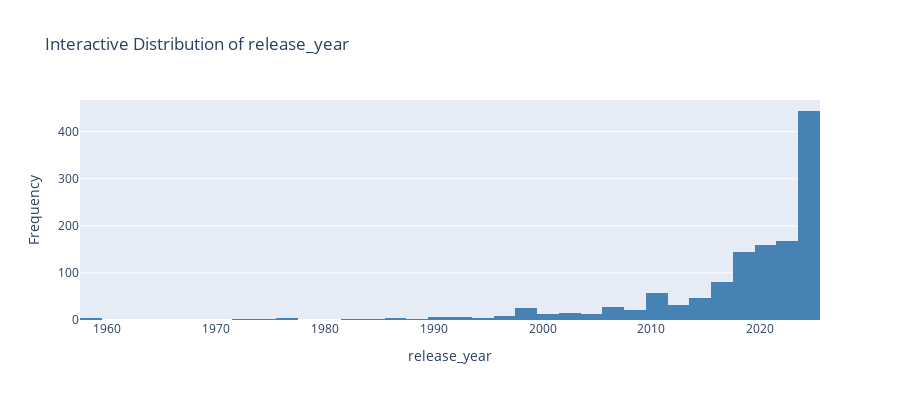
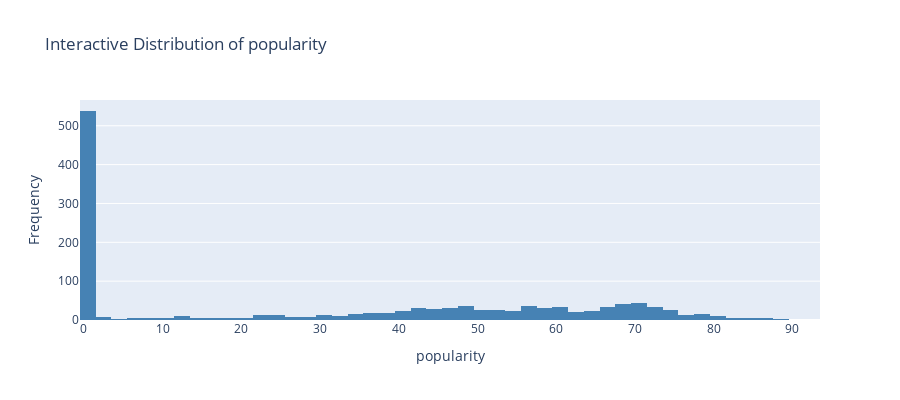
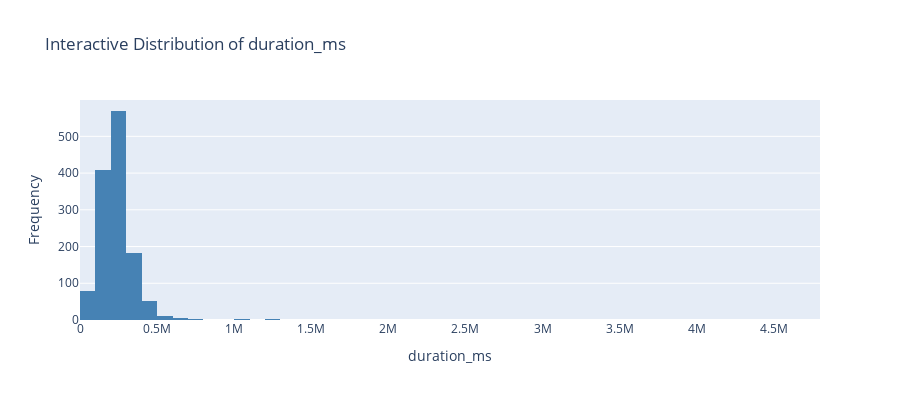
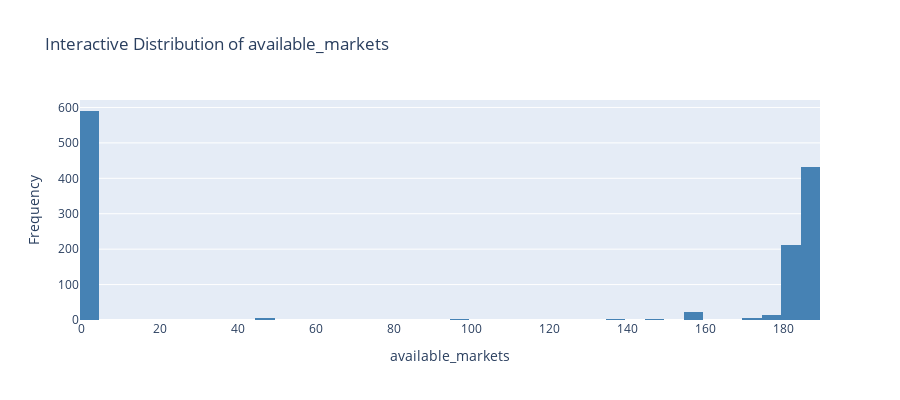

These figures' notebook cell, in order:
### Markdown cell above
### 5.4 Interactive Distribution Plots with Plotly

### Code cell
# Create interactive histograms using Plotly
for col in numerical_cols:
    fig = px.histogram(df, x=col, nbins=50, 
                       title=f'Interactive Distribution of {col}',
                       labels={col: col},
                       color_discrete_sequence=['steelblue'])
    
    fig.update_layout(
        xaxis_title=col,
        yaxis_title='Frequency',
        showlegend=False,
        height=400
    )
    
    fig.show()

### Figure 1 — Plotly figure (JSON) as saved in the notebook; plotly's stock layout.template omitted (floating-point values rounded to 4 significant figures; data arrays with more than 128 entries replaced by an {"elided": "..."} marker saying what was removed)
{"data": [{"bingroup": "x", "hovertemplate": "release_year=%{x}<br>count=%{y}<extra></extra>", "legendgroup": "", "marker": {"color": "steelblue", "pattern": {"shape": ""}}, "name": "", "nbinsx": 50, "orientation": "v", "showlegend": false, "type": "histogram", "x": {"elided": "1320 float values"}, "xaxis": "x", "yaxis": "y"}], "layout": {"barmode": "relative", "height": 400, "legend": {"tracegroupgap": 0}, "showlegend": false, "title": {"text": "Interactive Distribution of release_year"}, "xaxis": {"anchor": "y", "domain": [0, 1], "title": {"text": "release_year"}}, "yaxis": {"anchor": "x", "domain": [0, 1], "title": {"text": "Frequency"}}}}

### Figure 2 — Plotly figure (JSON) as saved in the notebook; plotly's stock layout.template omitted (floating-point values rounded to 4 significant figures; data arrays with more than 128 entries replaced by an {"elided": "..."} marker saying what was removed)
{"data": [{"bingroup": "x", "hovertemplate": "popularity=%{x}<br>count=%{y}<extra></extra>", "legendgroup": "", "marker": {"color": "steelblue", "pattern": {"shape": ""}}, "name": "", "nbinsx": 50, "orientation": "v", "showlegend": false, "type": "histogram", "x": {"elided": "1320 int values"}, "xaxis": "x", "yaxis": "y"}], "layout": {"barmode": "relative", "height": 400, "legend": {"tracegroupgap": 0}, "showlegend": false, "title": {"text": "Interactive Distribution of popularity"}, "xaxis": {"anchor": "y", "domain": [0, 1], "title": {"text": "popularity"}}, "yaxis": {"anchor": "x", "domain": [0, 1], "title": {"text": "Frequency"}}}}

### Figure 3 — Plotly figure (JSON) as saved in the notebook; plotly's stock layout.template omitted (floating-point values rounded to 4 significant figures; data arrays with more than 128 entries replaced by an {"elided": "..."} marker saying what was removed)
{"data": [{"bingroup": "x", "hovertemplate": "duration_ms=%{x}<br>count=%{y}<extra></extra>", "legendgroup": "", "marker": {"color": "steelblue", "pattern": {"shape": ""}}, "name": "", "nbinsx": 50, "orientation": "v", "showlegend": false, "type": "histogram", "x": {"elided": "1320 int values"}, "xaxis": "x", "yaxis": "y"}], "layout": {"barmode": "relative", "height": 400, "legend": {"tracegroupgap": 0}, "showlegend": false, "title": {"text": "Interactive Distribution of duration_ms"}, "xaxis": {"anchor": "y", "domain": [0, 1], "title": {"text": "duration_ms"}}, "yaxis": {"anchor": "x", "domain": [0, 1], "title": {"text": "Frequency"}}}}

### Figure 4 — Plotly figure (JSON) as saved in the notebook; plotly's stock layout.template omitted (floating-point values rounded to 4 significant figures; data arrays with more than 128 entries replaced by an {"elided": "..."} marker saying what was removed)
{"data": [{"bingroup": "x", "hovertemplate": "available_markets=%{x}<br>count=%{y}<extra></extra>", "legendgroup": "", "marker": {"color": "steelblue", "pattern": {"shape": ""}}, "name": "", "nbinsx": 50, "orientation": "v", "showlegend": false, "type": "histogram", "x": {"elided": "1320 float values"}, "xaxis": "x", "yaxis": "y"}], "layout": {"barmode": "relative", "height": 400, "legend": {"tracegroupgap": 0}, "showlegend": false, "title": {"text": "Interactive Distribution of available_markets"}, "xaxis": {"anchor": "y", "domain": [0, 1], "title": {"text": "available_markets"}}, "yaxis": {"anchor": "x", "domain": [0, 1], "title": {"text": "Frequency"}}}}
